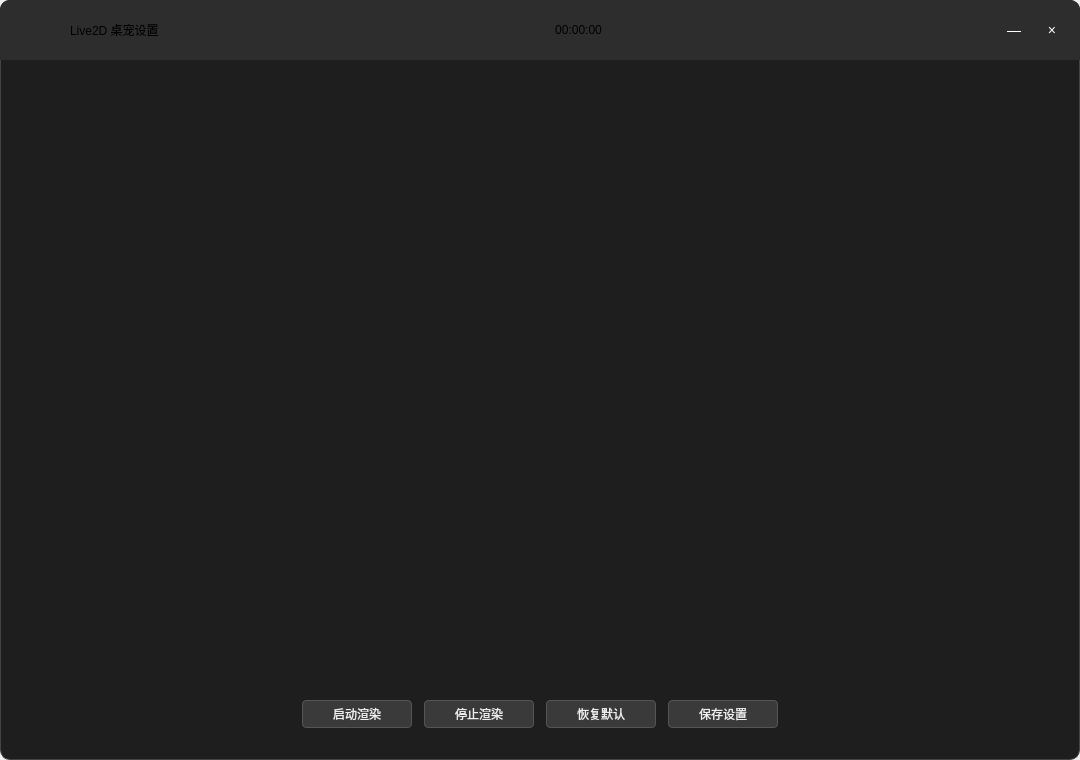
<?xml version="1.0" encoding="UTF-8"?>
<ui version="4.0">
 <class>MainWindow</class>
 <widget class="QMainWindow" name="MainWindow">
  <property name="geometry">
   <rect>
    <x>0</x>
    <y>0</y>
    <width>1080</width>
    <height>760</height>
   </rect>
  </property>
  <property name="windowTitle">
   <string>Live2D 桌宠设置</string>
  </property>
  <widget class="QWidget" name="centralwidget">
   <property name="styleSheet">
    <string notr="true">#centralwidget {
    background-color: #1e1e1e;
    border: 1px solid #444444;
    border-radius: 10px;
    color: #eeeeee;
}</string>
   </property>
   <layout class="QVBoxLayout" name="verticalLayout">
    <property name="spacing">
     <number>0</number>
    </property>
    <property name="leftMargin">
     <number>0</number>
    </property>
    <property name="topMargin">
     <number>0</number>
    </property>
    <property name="rightMargin">
     <number>0</number>
    </property>
    <property name="bottomMargin">
     <number>0</number>
    </property>
    <item>
     <widget class="QFrame" name="widget_topBar">
      <property name="minimumSize">
       <size>
        <width>0</width>
        <height>60</height>
       </size>
      </property>
      <property name="maximumSize">
       <size>
        <width>16777215</width>
        <height>60</height>
       </size>
      </property>
      <property name="styleSheet">
       <string notr="true">#widget_topBar {
    background-color: #2d2d2d;
    border-top-left-radius: 10px;
    border-top-right-radius: 10px;
    color: #ffffff;
}
#widget_topBar QPushButton {
    background-color: transparent;
    color: #ffffff;
    border: none;
    border-radius: 0px;
    font-size: 14px;
}
#widget_topBar QPushButton:hover {
    background-color: #444444;
}
#widget_topBar QPushButton:pressed {
    background-color: #666666;
}</string>
      </property>
      <property name="frameShape">
       <enum>QFrame::Shape::NoFrame</enum>
      </property>
      <layout class="QHBoxLayout" name="horizontalLayout_topBar">
       <property name="leftMargin">
        <number>12</number>
       </property>
       <property name="topMargin">
        <number>8</number>
       </property>
       <property name="rightMargin">
        <number>12</number>
       </property>
       <property name="bottomMargin">
        <number>8</number>
       </property>
       <item>
        <widget class="LogoWidget" name="widget_logo" native="true">
         <property name="minimumSize">
          <size>
           <width>44</width>
           <height>44</height>
          </size>
         </property>
         <property name="maximumSize">
          <size>
           <width>44</width>
           <height>44</height>
          </size>
         </property>
        </widget>
       </item>
       <item>
        <spacer name="horizontalSpacer_logoAppName">
         <property name="orientation">
          <enum>Qt::Orientation::Horizontal</enum>
         </property>
         <property name="sizeType">
          <enum>QSizePolicy::Policy::Fixed</enum>
         </property>
         <property name="sizeHint" stdset="0">
          <size>
           <width>8</width>
           <height>20</height>
          </size>
         </property>
        </spacer>
       </item>
       <item>
        <widget class="QLabel" name="label_appName">
         <property name="text">
          <string>Live2D 桌宠设置</string>
         </property>
        </widget>
       </item>
       <item>
        <spacer name="horizontalSpacer_appName">
         <property name="orientation">
          <enum>Qt::Orientation::Horizontal</enum>
         </property>
         <property name="sizeHint" stdset="0">
          <size>
           <width>20</width>
           <height>20</height>
          </size>
         </property>
        </spacer>
       </item>
       <item>
        <widget class="QLabel" name="label_time">
         <property name="text">
          <string>00:00:00</string>
         </property>
         <property name="alignment">
          <set>Qt::AlignmentFlag::AlignCenter</set>
         </property>
        </widget>
       </item>
       <item>
        <spacer name="horizontalSpacer_top">
         <property name="orientation">
          <enum>Qt::Orientation::Horizontal</enum>
         </property>
         <property name="sizeHint" stdset="0">
          <size>
           <width>40</width>
           <height>20</height>
          </size>
         </property>
        </spacer>
       </item>
       <item>
        <widget class="QPushButton" name="pushButton_minimize">
         <property name="minimumSize">
          <size>
           <width>32</width>
           <height>32</height>
          </size>
         </property>
         <property name="maximumSize">
          <size>
           <width>32</width>
           <height>32</height>
          </size>
         </property>
         <property name="text">
          <string>—</string>
         </property>
         <property name="flat">
          <bool>true</bool>
         </property>
        </widget>
       </item>
       <item>
        <widget class="QPushButton" name="pushButton_close">
         <property name="minimumSize">
          <size>
           <width>32</width>
           <height>32</height>
          </size>
         </property>
         <property name="maximumSize">
          <size>
           <width>32</width>
           <height>32</height>
          </size>
         </property>
         <property name="text">
          <string>×</string>
         </property>
         <property name="flat">
          <bool>true</bool>
         </property>
        </widget>
       </item>
      </layout>
     </widget>
    </item>
    <item>
     <widget class="DrawerSwitchWidget" name="drawerSwitch" native="true"/>
    </item>
    <item>
     <layout class="QHBoxLayout" name="horizontalLayout_bottom">
      <property name="spacing">
       <number>12</number>
      </property>
      <property name="leftMargin">
       <number>12</number>
      </property>
      <property name="topMargin">
       <number>8</number>
      </property>
      <property name="rightMargin">
       <number>12</number>
      </property>
      <property name="bottomMargin">
       <number>8</number>
      </property>
      <item>
       <spacer name="horizontalSpacer_bottomLeft">
        <property name="orientation">
         <enum>Qt::Orientation::Horizontal</enum>
        </property>
        <property name="sizeHint" stdset="0">
         <size>
          <width>40</width>
          <height>20</height>
         </size>
        </property>
       </spacer>
      </item>
      <item>
       <widget class="QPushButton" name="pushButton_startRender">
        <property name="minimumSize">
         <size>
          <width>84</width>
          <height>28</height>
         </size>
        </property>
        <property name="styleSheet">
         <string notr="true">QPushButton {
    background-color: #3a3a3a;
    color: #eeeeee;
    border: 1px solid #555555;
    border-radius: 4px;
    padding: 4px 12px;
    min-width: 84px;
}
QPushButton:hover {
    background-color: #505050;
}
QPushButton:pressed {
    background-color: #666666;
}</string>
        </property>
        <property name="text">
         <string>启动渲染</string>
        </property>
       </widget>
      </item>
      <item>
       <widget class="QPushButton" name="pushButton_stopRender">
        <property name="minimumSize">
         <size>
          <width>84</width>
          <height>28</height>
         </size>
        </property>
        <property name="styleSheet">
         <string notr="true">QPushButton {
    background-color: #3a3a3a;
    color: #eeeeee;
    border: 1px solid #555555;
    border-radius: 4px;
    padding: 4px 12px;
    min-width: 84px;
}
QPushButton:hover {
    background-color: #505050;
}
QPushButton:pressed {
    background-color: #666666;
}</string>
        </property>
        <property name="text">
         <string>停止渲染</string>
        </property>
       </widget>
      </item>
      <item>
       <widget class="QPushButton" name="pushButton_restoreDefault">
        <property name="minimumSize">
         <size>
          <width>84</width>
          <height>28</height>
         </size>
        </property>
        <property name="styleSheet">
         <string notr="true">QPushButton {
    background-color: #3a3a3a;
    color: #eeeeee;
    border: 1px solid #555555;
    border-radius: 4px;
    padding: 4px 12px;
    min-width: 84px;
}
QPushButton:hover {
    background-color: #505050;
}
QPushButton:pressed {
    background-color: #666666;
}</string>
        </property>
        <property name="text">
         <string>恢复默认</string>
        </property>
       </widget>
      </item>
      <item>
       <widget class="QPushButton" name="pushButton_saveSettings">
        <property name="minimumSize">
         <size>
          <width>84</width>
          <height>28</height>
         </size>
        </property>
        <property name="styleSheet">
         <string notr="true">QPushButton {
    background-color: #3a3a3a;
    color: #eeeeee;
    border: 1px solid #555555;
    border-radius: 4px;
    padding: 4px 12px;
    min-width: 84px;
}
QPushButton:hover {
    background-color: #505050;
}
QPushButton:pressed {
    background-color: #666666;
}</string>
        </property>
        <property name="text">
         <string>保存设置</string>
        </property>
       </widget>
      </item>
      <item>
       <spacer name="horizontalSpacer_bottom">
        <property name="orientation">
         <enum>Qt::Orientation::Horizontal</enum>
        </property>
        <property name="sizeHint" stdset="0">
         <size>
          <width>40</width>
          <height>20</height>
         </size>
        </property>
       </spacer>
      </item>
     </layout>
    </item>
    <item>
     <widget class="QLabel" name="label_systemInfo">
      <property name="minimumSize">
       <size>
        <width>0</width>
        <height>24</height>
       </size>
      </property>
      <property name="maximumSize">
       <size>
        <width>16777215</width>
        <height>24</height>
       </size>
      </property>
      <property name="styleSheet">
       <string notr="true">padding-left: 8px; padding-right: 8px; color: #aaaaaa;</string>
      </property>
      <property name="text">
       <string/>
      </property>
     </widget>
    </item>
   </layout>
  </widget>
 </widget>
 <customwidgets>
  <customwidget>
   <class>DrawerSwitchWidget</class>
   <extends>QWidget</extends>
   <header>CustomWidget/drawerswitchwidget.h</header>
   <container>1</container>
  </customwidget>
  <customwidget>
   <class>LogoWidget</class>
   <extends>QWidget</extends>
   <header>logowidget.h</header>
  </customwidget>
 </customwidgets>
 <resources/>
 <connections/>
</ui>
